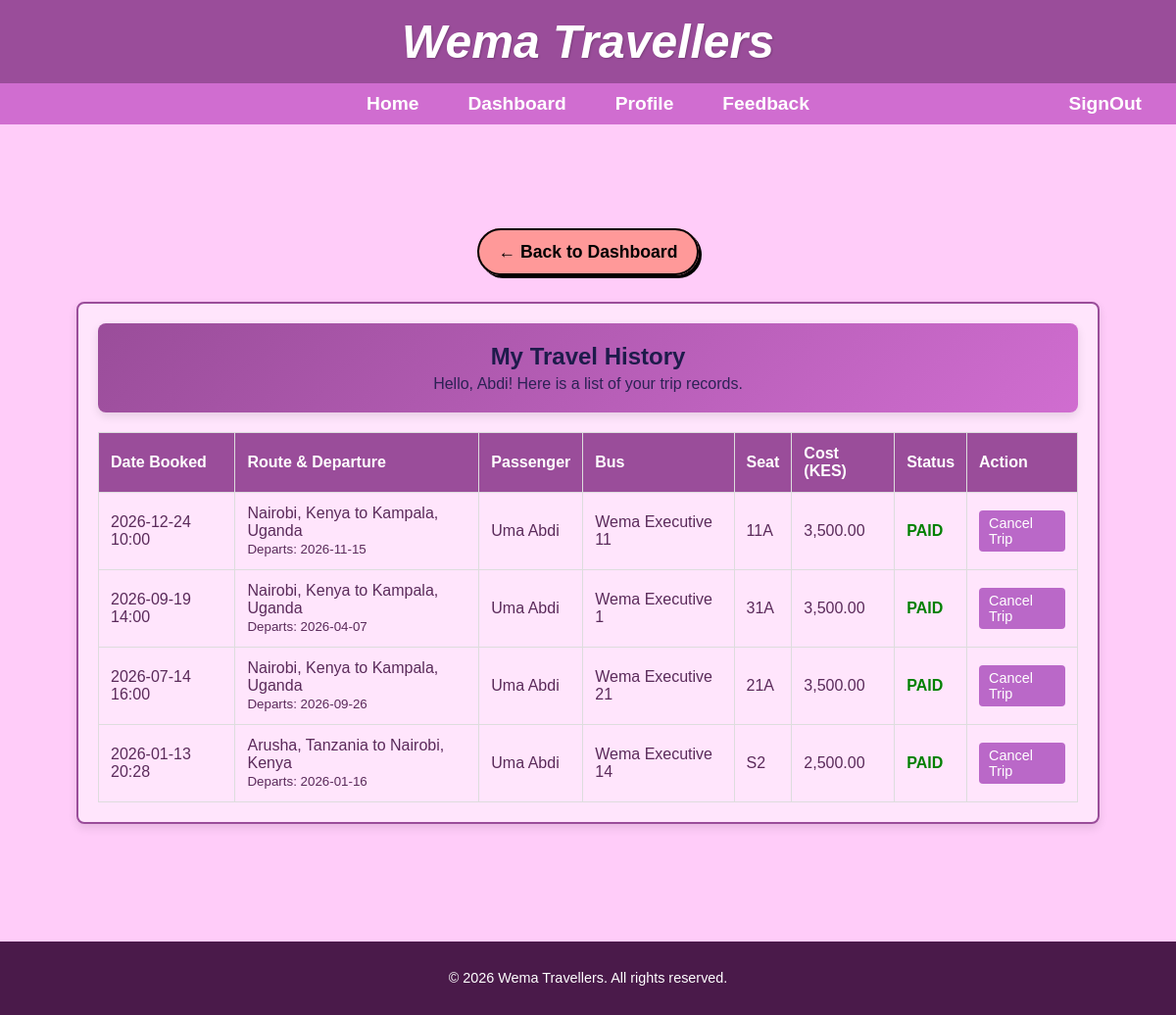
Page /pages/view_user_history.php (signed in) on the committed database.
### tables this page shows
CREATE TABLE `bookings` (
  `booking_id` int(11) NOT NULL AUTO_INCREMENT,
  `booking_time` datetime NOT NULL DEFAULT current_timestamp(),
  `seat_number` varchar(10) NOT NULL,
  `booking_status` enum('CONFIRMED','CANCELLED','PAID','CHECKED_IN') DEFAULT 'PAID',
  `qr_token` varchar(255) DEFAULT NULL,
  `user_id` int(11) NOT NULL,
  `route_id` int(11) NOT NULL,
  `bus_id` int(11) NOT NULL,
  `passenger_name` varchar(255) NOT NULL DEFAULT '',
  `passenger_age` int(11) NOT NULL DEFAULT 0,
  `passenger_id_number` varchar(50) NOT NULL DEFAULT '',
  PRIMARY KEY (`booking_id`),
  UNIQUE KEY `unique_booking` (`route_id`,`seat_number`),
  KEY `user_id` (`user_id`),
  KEY `bus_id` (`bus_id`),
  CONSTRAINT `bookings_ibfk_1` FOREIGN KEY (`user_id`) REFERENCES `users` (`user_id`),
  CONSTRAINT `bookings_ibfk_2` FOREIGN KEY (`route_id`) REFERENCES `routes` (`route_id`) ON DELETE CASCADE,
  CONSTRAINT `bookings_ibfk_3` FOREIGN KEY (`bus_id`) REFERENCES `buses` (`bus_id`)
);

CREATE TABLE `routes` (
  `route_id` int(11) NOT NULL AUTO_INCREMENT,
  `from_location` varchar(100) NOT NULL,
  `to_location` varchar(100) NOT NULL,
  `departure_date` date NOT NULL,
  `departure_time` time NOT NULL,
  `cost` decimal(10,2) NOT NULL,
  `bus_id` int(11) NOT NULL,
  `status` enum('SCHEDULED','COMPLETED','CANCELLED') DEFAULT 'SCHEDULED',
  PRIMARY KEY (`route_id`),
  KEY `bus_id` (`bus_id`),
  CONSTRAINT `routes_ibfk_1` FOREIGN KEY (`bus_id`) REFERENCES `buses` (`bus_id`)
);

CREATE TABLE `users` (
  `user_id` int(11) NOT NULL AUTO_INCREMENT,
  `first_name` varchar(50) NOT NULL,
  `last_name` varchar(50) NOT NULL,
  `email` varchar(100) NOT NULL,
  `phone_number` varchar(15) NOT NULL,
  `password` varchar(255) NOT NULL,
  `role` enum('PASSENGER','ADMIN','AGENT') DEFAULT 'PASSENGER',
  `created_at` timestamp NOT NULL DEFAULT current_timestamp(),
  PRIMARY KEY (`user_id`),
  UNIQUE KEY `email` (`email`),
  UNIQUE KEY `phone_number` (`phone_number`)
);

CREATE TABLE `buses` (
  `bus_id` int(11) NOT NULL AUTO_INCREMENT,
  `reg_no` varchar(20) NOT NULL,
  `bus_name` varchar(50) DEFAULT NULL,
  `max_passengers` int(11) NOT NULL,
  `seat_layout` varchar(20) NOT NULL,
  `driver_id` int(11) DEFAULT NULL,
  PRIMARY KEY (`bus_id`),
  UNIQUE KEY `reg_no` (`reg_no`),
  KEY `driver_id` (`driver_id`),
  CONSTRAINT `buses_ibfk_1` FOREIGN KEY (`driver_id`) REFERENCES `drivers` (`driver_id`) ON DELETE SET NULL
);

### pages/view_user_history.php (the view, shortened to what this page needs)
<?php
require_once 'db_connection.php';
$user_id = $_SESSION['user_id'];
?>
<!DOCTYPE html>
<html lang="en">
<head>
    <link rel="stylesheet" href="css/main.css">
    <link rel="stylesheet" href="css/style.css">
</head>
<body>
    <div style="height: 100px;"></div>
    <div class="back-btn-container">
        <a href="dashboard.php" class="button regular-button green-background" style="text-decoration:none;">← Back to Dashboard</a>
    </div>
    <div class="view-container">
        <div class="welcome-banner" style="background: linear-gradient(135deg, var(--purple), var(--pink)); color: #1e1b4b; padding: 20px; border-radius: 8px; margin-bottom: 20px; text-align: center; box-shadow: 0 4px 10px rgba(0,0,0,0.1);">
            <h2 style="margin:0;">My Travel History</h2>
            <p style="margin:5px 0 0; opacity: 0.9;">Hello, <?= htmlspecialchars($_SESSION['name']) ?>! Here is a list of your trip records.</p>
        </div>
        <table class="crud-table">
            <thead>
                <tr>
                    <th>Date Booked</th>
                    <th>Route & Departure</th>
                    <th>Passenger</th>
                    <th>Bus</th>
                    <th>Seat</th>
                    <th>Cost (KES)</th>
                    <th>Status</th>
                    <th>Action</th>
                </tr>
            </thead>
            <tbody>
                <?php
                $sql = "SELECT b.*, r.from_location, r.to_location, r.cost, r.departure_date, bs.bus_name, u.first_name, u.last_name
                        FROM bookings b
                        JOIN routes r ON b.route_id = r.route_id
                        JOIN buses bs ON b.bus_id = bs.bus_id
                        JOIN users u ON b.user_id = u.user_id
                        WHERE b.user_id = ?
                        ORDER BY b.booking_time DESC";
                $stmt = $conn->prepare($sql);
                $stmt->bind_param("i", $user_id);
                $stmt->execute();
                $result = $stmt->get_result();
                if ($result->num_rows > 0) {
                    while($row = $result->fetch_assoc()):
                ?>
                <tr>
                    <td><?= date('Y-m-d H:i', strtotime($row['booking_time'])) ?></td>
                    <td><?= htmlspecialchars($row['from_location'] . ' to ' . $row['to_location']) ?><br><small>Departs: <?= $row['departure_date'] ?></small></td>
                    <td><?= htmlspecialchars(!empty($row['passenger_name']) ? $row['passenger_name'] : ($row['first_name'] . ' ' . $row['last_name'])) ?></td>
                    <td><?= htmlspecialchars($row['bus_name']) ?></td>
                    <td><?= $row['seat_number'] ?></td>
                    <td><?= number_format($row['cost'], 2) ?></td>
                    <td>
                        <span style="color: <?= ($row['booking_status'] == 'CANCELLED') ? 'red' : 'green' ?>; font-weight:bold;">
                            <?= $row['booking_status'] ?>
                        </span>
                    </td>
                    <td>
                        <?php
                        if ($row['booking_status'] == 'PAID' || $row['booking_status'] == 'CONFIRMED'):
                        ?>
                            <a href="user_cancel_ticket.php?booking_id=<?= $row['booking_id'] ?>"
                               class="action-btn btn-cancel"
                               style="color: white; text-decoration: none; font-size: 0.9em; padding: 5px 10px; border-radius: 4px;"
                               onclick="return confirm('Are you sure you want to cancel this ticket? This action cannot be undone.')">
                               Cancel Trip
                            </a>
                        <?php else: ?>
                            <span style="color: grey; font-size: 0.8em;">--</span>
                        <?php endif; ?>
                    </td>
                </tr>
                <?php endwhile;
                } else {
                      echo "<tr><td colspan='8' style='text-align:center;'>You have no bookings recorded yet. <a href='home.php'>Book your first trip now!</a></td></tr>";
                }
                ?>
            </tbody>
        </table>
    </div>
    <div style="height: 100px;"></div>
</body>
</html>

### pages/css/main.css (style rules this page uses)
:root { --header-bg: #9a4d9a; --nav-bg: #d06dd0; --body-bg: #ffccf9; --input-bg: #ffe6ff; --text-color: #5a2a5a; --button-color: #ff9999; --button-border: #000000; --purple: #9a4d9a; --pink: #d06dd0; }
body { margin: 0; padding: 0; font-family: 'Comic Sans MS', 'Chalkboard SE', sans-serif; background-color: var(--body-bg); color: var(--text-color); }
.button, button { background-color: var(--button-color); color: black; padding: 12px 20px; margin: 10px 0; border: 2px solid var(--button-border); border-radius: 25px; cursor: pointer; width: 100%; font-size: 1.1rem; font-weight: bold; box-shadow: 3px 3px 0px rgba(0, 0, 0, 1); transition: transform 0.1s, box-shadow 0.1s; }
.action-btn { display: inline-block; width: auto; padding: 5px 15px; font-size: 0.9rem; color: white !important; text-decoration: none; border-radius: 5px; box-shadow: none; border: none; }
.btn-cancel { background-color: #ba68c8; }
a { color: var(--header-bg); text-decoration: none; }

### pages/css/style.css (style rules this page uses)
body { background-color: var(--body-bg); color: var(--text-color); display: flex; flex-direction: column; min-height: 100vh; }
.view-container, .profile-container, .ticket-container { background: rgba(255, 255, 255, 0.5) !important; border: 2px solid var(--header-bg); border-radius: 15px; margin-bottom: 40px; }
th { background-color: var(--header-bg) !important; color: white !important; }

### pages/view_user_history.php (style rules this page uses)
.view-container { max-width: 1000px; margin: 20px auto; padding: 20px; background: white; border-radius: 8px; box-shadow: 0 4px 10px rgba(0,0,0,0.1); }
.back-btn-container { padding: 20px; max-width: 1000px; margin: 0 auto; }
.crud-table { width: 100%; border-collapse: collapse; margin-top: 20px; }
.crud-table th, .crud-table td { padding: 12px; border: 1px solid #ddd; text-align: left; }
.crud-table th { background-color: var(--purple); color: white; }

### rows in the picture
bookings: booking_time "2026-12-24 10:00", route.to_location "Nairobi, Kenya to Kampala, Uganda", route.departure_date "2026-11-15", passenger_name.last_name "Uma Abdi", bus.bus_name "Wema Executive 11", seat_number "11A", route.cost "3,500.00", booking_status "PAID"
bookings: booking_time "2026-09-19 14:00", route.to_location "Nairobi, Kenya to Kampala, Uganda", route.departure_date "2026-04-07", passenger_name.last_name "Uma Abdi", bus.bus_name "Wema Executive 1", seat_number "31A", route.cost "3,500.00", booking_status "PAID"
bookings: booking_time "2026-07-14 16:00", route.to_location "Nairobi, Kenya to Kampala, Uganda", route.departure_date "2026-09-26", passenger_name.last_name "Uma Abdi", bus.bus_name "Wema Executive 21", seat_number "21A", route.cost "3,500.00", booking_status "PAID"
bookings: booking_time "2026-01-13 20:28", route.to_location "Arusha, Tanzania to Nairobi, Kenya", route.departure_date "2026-01-16", passenger_name.last_name "Uma Abdi", bus.bus_name "Wema Executive 14", seat_number "S2", route.cost "2,500.00", booking_status "PAID"

### other values in the picture
$_SESSION['name'] "Abdi"
